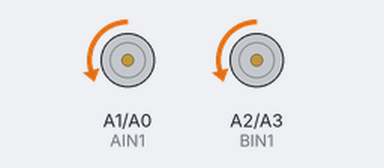
Bench run of a sketch on a simulated Arduino Uno, built with avr-gcc and run on an emulated ATmega328P. On the bench: motor-driver pin pairs drawn as motors (green arrow = first pin HIGH = forward, orange = second pin HIGH = backward, longer = more drive, scaled by the enable pin). At 7.3 s the program stops and its outputs stay as they are.

Above: at 1.1 s.
At 5.4 s:
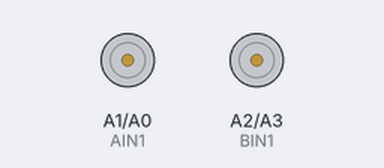
Timing chart, 0 to 6.9 s (numbered marks = the images above):
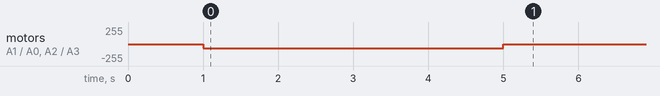

The sketch:

01-Move-Straight.ino
```cpp
/*
   Experiment 01: Open-Loop Control & H-Bridge Motor Calibration

   This sketch drives the AlphaBot2 forward for 5 seconds, then brakes.
   Students will calibrate the LEFT_SPEED_OFFSET and RIGHT_SPEED_OFFSET
   constants to ensure the robot moves in a perfectly straight line.

   STOP MODES (TB6612FNG):
   - coastMotors() : AIN1=LOW,  AIN2=LOW  → power cut, wheels roll free
   - brakeMotors() : AIN1=HIGH, AIN2=HIGH → motor shorted, stops sharply
*/

// H-Bridge Pin Definitions
#define PWMA 6  // Left Motor Speed pin (ENA)
#define AIN2 A0 // Left Motor Direction 2
#define AIN1 A1 // Left Motor Direction 1
#define PWMB 5  // Right Motor Speed pin (ENB)
#define BIN1 A2 // Right Motor Direction 1
#define BIN2 A3 // Right Motor Direction 2

// --- CALIBRATION OFFSETS ---
// TODO: Adjust these values during the lab to align your wheels!
// If robot drifts LEFT  → increase LEFT_SPEED_OFFSET
// If robot drifts RIGHT → increase RIGHT_SPEED_OFFSET
const int LEFT_SPEED_OFFSET  = 0.5; // Start small by trying 0.5
const int RIGHT_SPEED_OFFSET = 0; // Start small by trying 0.5

void setup() {
  // Configure motor driver control pins as outputs
  pinMode(PWMA, OUTPUT);
  pinMode(AIN2, OUTPUT);
  pinMode(AIN1, OUTPUT);
  pinMode(PWMB, OUTPUT);
  pinMode(BIN1, OUTPUT);
  pinMode(BIN2, OUTPUT);

  // Initialize motors to fully stopped (coast)
  coastMotors();
  delay(1000); // Wait 1 second before starting
}

void loop() {
  // Move forward at base PWM = 60 (~23% speed)
  // Slow speed makes drift easier to observe during calibration
  moveForward(60);

  // Keep moving for 4 seconds — observe and measure drift
  delay(4000);

  // Brake the motors sharply (active H-Bridge short-circuit braking)
  brakeMotors();

  // Stop program execution (infinite loop)
  while (1) {
    delay(1000);
  }
}

/**
 * Commands the H-bridge to drive both motors forward.
 * Applies the calibration speed offsets to balance rotation rates.
 *
 * @param baseSpeed Target PWM value (0 to 255)
 */
void moveForward(int baseSpeed) {
  // 1. Calculate individual motor speeds after applying offsets
  int finalLeftSpeed  = baseSpeed + LEFT_SPEED_OFFSET;
  int finalRightSpeed = baseSpeed + RIGHT_SPEED_OFFSET;

  // 2. Constrain to valid PWM range [0, 255]
  finalLeftSpeed  = constrain(finalLeftSpeed,  0, 255);
  finalRightSpeed = constrain(finalRightSpeed, 0, 255);

  // 3. Set direction pins to FORWARD
  // Left Motor Forward:  AIN1 = LOW,  AIN2 = HIGH
  digitalWrite(AIN1, LOW);
  digitalWrite(AIN2, HIGH);

  // Right Motor Forward: BIN1 = LOW, BIN2 = HIGH
  digitalWrite(BIN1, LOW);
  digitalWrite(BIN2, HIGH);

  // 4. Output PWM signals to set motor speeds
  analogWrite(PWMA, finalLeftSpeed);
  analogWrite(PWMB, finalRightSpeed);
}

/**
 * COAST STOP: Cuts power to both motors.
 * The wheels roll freely until friction brings them to rest.
 * TB6612FNG: AIN1 = LOW, AIN2 = LOW → High-Z (freewheeling)
 */
void coastMotors() {
  analogWrite(PWMA, 0);
  analogWrite(PWMB, 0);
  digitalWrite(AIN1, LOW);
  digitalWrite(AIN2, LOW);
  digitalWrite(BIN1, LOW);
  digitalWrite(BIN2, LOW);
}

/**
 * BRAKE STOP: Actively shorts the motor terminals via the H-Bridge.
 * The motor's own back-EMF creates a braking force, stopping sharply.
 * TB6612FNG: AIN1 = HIGH, AIN2 = HIGH → Short-circuit brake
 *
 * Note: Hold brake for 300ms then coast to avoid sustained current draw.
 */
void brakeMotors() {
  // Apply active brake — short both motor terminals
  digitalWrite(AIN1, HIGH);
  digitalWrite(AIN2, HIGH);
  digitalWrite(BIN1, HIGH);
  digitalWrite(BIN2, HIGH);
  analogWrite(PWMA, 255); // Full brake force
  analogWrite(PWMB, 255);

  // Hold the brake for 300ms — robot decelerates sharply
  delay(300);

  // Then coast to release (avoids sustained current draw through H-Bridge)
  coastMotors();
}
```

Measured:
- by itself, motor on A1 (AIN1) / A0 (AIN2), motor on A2 (BIN1) / A3 (BIN2): stopped → backward 60/255 at 1.0 s, → stopped 4.0 s later
